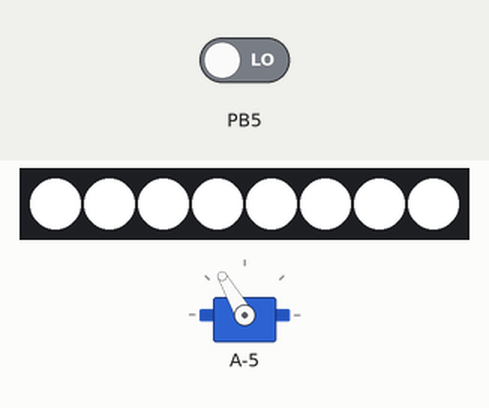
Recording of a sketch running on a simulated ATtiny85, built with avr-gcc and run on an emulated ATtiny85. Parts: 8 RGB LEDs in strip order, left to right, servo. The inputs (shaded band) are chosen by the test bench; at power-on: PB5 LOW. Dim RGB values are drawn brighter than linear; random numbers use the default seed unless the sketch sets one.

Above: at 1.1 s.
At 16.26 s:
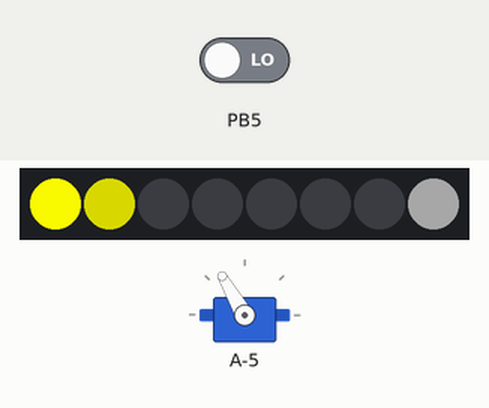
16.3 s: PB5 driven HIGH
At 16.56 s:
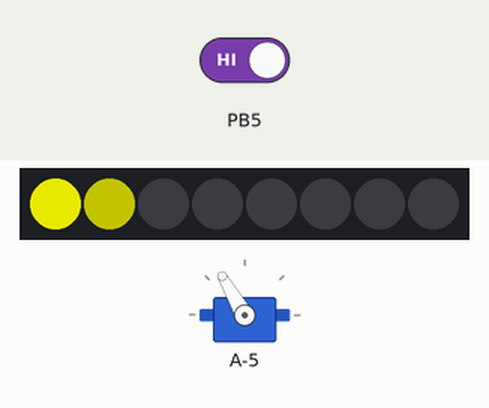
At 18.4 s:
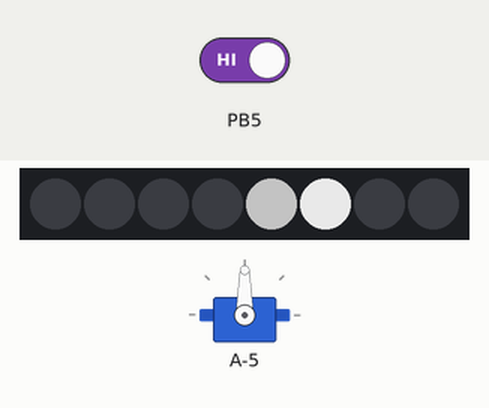
Timing chart, 0 to 27.3 s (numbered marks = the images above; inputs shaded):
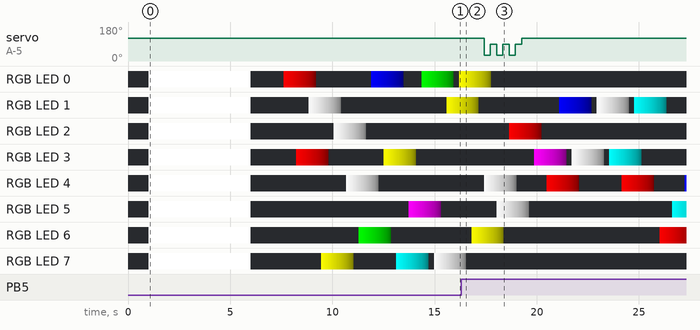

The sketch:

GreetingSanta.ino
```cpp
// (licence header left out)
#ifdef __AVR__
  #include <avr/power.h>
#endif


//==============================================================================
#include "randomLeds.h"
#define RANDOM_LEDS_PIN 2
#define RANDOM_LEDS_QTY 8
randomLeds leds = randomLeds(RANDOM_LEDS_PIN, RANDOM_LEDS_QTY);

//==============================================================================
#include "armMove.h"
#define SERVO 9
#define SENSOR  5
armMove armSystem = armMove(SENSOR, SERVO);


//==============================================================================
void setup()
{
  // This is for Trinket 5V 16MHz, you can remove these three lines if you are not using a Trinket
  #if defined (__AVR_ATtiny85__)
    if (F_CPU == 16000000) clock_prescale_set(clock_div_1);
  #endif
  // End of trinket special code

  // to get a "truly" random data, use the seed with a "strange changing value"
  // i.e. an unused (not conected) analog input (will read "noise")
  randomSeed(analogRead(0));

  leds.init();
  armSystem.init();

  // to have visual reference of whem the system is reset
  delay(1000);
  leds.allWhite();
  delay (5000);
  leds.allOff();
  delay(1000);
}

//==============================================================================
void loop()
{
  leds.step();
  armSystem.step();

  // this pause sets the rhythm of the leds
  // and the response of the arm, but for this will be less important
  delay(50);

}
```

armMove.cpp
```cpp
// (licence header left out)
#include <Arduino.h>

//==============================================================================
#include "armMove.h"


//==============================================================================
#define ANGLE_REST  120
#define ANGLE_UP    30
#define ANGLE_DOWN  90

// to reject noise reads
#define NUM_SAMPLES_EQUALS  3

//==============================================================================
armMove::armMove(int pinSensor, int pinServo):
pinSensor(pinSensor),
pinServo(pinServo)
{

}


//==============================================================================
void armMove::init(void)
{
  theServo.attach(pinServo);
  theServo.write(ANGLE_REST);
  pinMode(pinSensor, INPUT);
  samples = 0;
  counter = 0;
  state = state_WAIT;
}


//==============================================================================
void armMove::step(void)
{
  switch(state)
  {
    case state_REST:
      if(digitalRead(pinSensor))
      {
        samples++;
        if(samples >= NUM_SAMPLES_EQUALS)
        {
          state = state_MOVE_DETECTED;
        }
      }
      else
      {
        samples = 0;
      }
      break;

    case state_MOVE_DETECTED:
      theServo.attach(pinServo);
      counter = 0;
      times = 0;
      state = state_ARM_UP;
      break;

    case state_ARM_UP:
      theServo.write(ANGLE_UP);
      counter++;
      if(counter >= 6)
      {
        state = state_ARM_DOWN;
        counter = 0;
      }
      break;

    case state_ARM_DOWN:
      theServo.write(ANGLE_DOWN);
      counter++;
      if(counter >= 6)
      {
        times++;
        if(times >= 3)
        {
          state = state_WAIT;
          counter = 0;
        }
        else
        {
          state = state_ARM_UP;
          counter = 0;
        }
      }
      break;

    case state_WAIT:
      theServo.write(ANGLE_REST);
      counter++;
      if(counter == 3)
      {
        // sometimes the servo began to vibrate at rest (cheap model),
        // so once in its position I deactivate it.
        theServo.detach();
        pinMode(pinServo, OUTPUT);
        digitalWrite(pinServo, LOW);
      }

      // to have a deadband time and prevent it from constantly moving if there are people always in front
      if(counter >= 200)
      {
        state = state_REST;
        counter = 0;
      }
      break;
  }
}
```

armMove.h
```cpp
// (licence header left out)
#ifndef ARMMOVE_H
#define ARMMOVE_H

//==============================================================================
#include <Servo.h>


//==============================================================================
typedef enum
{
  state_REST,
  state_MOVE_DETECTED,
  state_ARM_UP,
  state_ARM_DOWN,
  state_WAIT
} type_state;


//==============================================================================
class armMove
{
  public:
    armMove(int pinSensor, int pinServo);

    void init(void);

    void step(void);

  protected:
    int pinSensor;
    int pinServo;
    Servo theServo;
    int samples;
    type_state state;
    uint8_t counter, times;
};


//==============================================================================
#endif
```

randomLeds.cpp
```cpp
// (licence header left out)
#include "randomLeds.h"


//==============================================================================
// Parameter 1 = number of pixels in strip
// Parameter 2 = Arduino pin number (most are valid)
// Parameter 3 = pixel type flags, add together as needed:
//   NEO_KHZ800  800 KHz bitstream (most NeoPixel products w/WS2812 LEDs)
//   NEO_KHZ400  400 KHz (classic 'v1' (not v2) FLORA pixels, WS2811 drivers)
//   NEO_GRB     Pixels are wired for GRB bitstream (most NeoPixel products)
//   NEO_RGB     Pixels are wired for RGB bitstream (v1 FLORA pixels, not v2)
//   NEO_RGBW    Pixels are wired for RGBW bitstream (NeoPixel RGBW products)
Adafruit_NeoPixel ledsStrip;

// IMPORTANT: To reduce NeoPixel burnout risk, add 1000 uF capacitor across
// pixel power leads, add 300 - 500 Ohm resistor on first pixel's data input
// and minimize distance between Arduino and first pixel.  Avoid connecting
// on a live circuit...if you must, connect GND first.


#define FADE_STEP 8

//==============================================================================
randomLeds::randomLeds(int pin, int numberOfLeds, int brightness,/* int maxOn,*/ neoPixelType type):
numberOfLeds(numberOfLeds), brightness(brightness), type(type)
{
  ledsStrip = Adafruit_NeoPixel(numberOfLeds, pin, type);
}

//==============================================================================
void randomLeds::init()
{
  ledsStrip.begin();
  ledsStrip.setBrightness(brightness);
  ledsStrip.show(); // Initialize all pixels to 'off'

  steps = 0;
  for(int i = 0; i < MAX_LEDS; i++)
  {
    ledsList[i].LedNumber = -1;
  }
}


//==============================================================================
void randomLeds::allWhite()
{
  for(int i = 0; i < ledsStrip.numPixels(); i++)
  {
    ledsStrip.setPixelColor(i, ledsStrip.Color(255, 255, 255));
  }
  ledsStrip.show();
}

//==============================================================================
void randomLeds::allOff()
{
  for(int i = 0; i < ledsStrip.numPixels(); i++)
  {
    ledsStrip.setPixelColor(i, ledsStrip.Color(0, 0, 0));
  }
  ledsStrip.show();
}

//==============================================================================
void randomLeds::allRandom(void)
{
  uint32_t Color = ledsStrip.Color(random(2)?255:0,random(2)?255:0, random(2)?255:0);
  for(int i = 0; i < ledsStrip.numPixels(); i++)
  {
    ledsStrip.setPixelColor(i, Color);
  }
  ledsStrip.show();
}

//==============================================================================
void randomLeds::step(void)
{
  bool LedUsed;
  int LedCalculated;

  for(int i = 0; i < MAX_LEDS; i++)
  {
    // the light of the leds will be fading to black slowly
    if(ledsList[i].LedNumber != -1)
    {
      if(ledsList[i].R >= FADE_STEP)
      {
        ledsList[i].R -= FADE_STEP;
      }
      else
      {
        ledsList[i].R = 0;
      }

      if(ledsList[i].G >= FADE_STEP)
      {
        ledsList[i].G -= FADE_STEP;
      }
      else
      {
        ledsList[i].G = 0;
      }

      if(ledsList[i].B >= FADE_STEP)
      {
        ledsList[i].B -= FADE_STEP;
      }
      else
      {
        ledsList[i].B = 0;
      }

      ledsStrip.setPixelColor(ledsList[i].LedNumber, ledsStrip.Color(ledsList[i].R,ledsList[i].G, ledsList[i].B));

      // the led is completly black, so we mark it as unused
      if((ledsList[i].R == 0) && (ledsList[i].G == 0) && (ledsList[i].B == 0))
      {
        ledsList[i].LedNumber = -1;
      }
    }
  }
  ledsStrip.show();

  // to get new lighted leds in lower rhythm
  steps++;
  if (steps >= STEPS)
  {
    steps = 0;

    for(int i = 0; i < MAX_LEDS; i++)
    {
      if(ledsList[i].LedNumber == -1)
      {
        do
        {
          LedCalculated = random(numberOfLeds);

          LedUsed = false;
          for(int j = 0; j < MAX_LEDS; j++)
          {
            if(ledsList[j].LedNumber == LedCalculated)
            {
              // to not light an already lighted led
              LedUsed = true;
              break;
            }
          }

        } while (LedUsed);

        ledsList[i].LedNumber = LedCalculated;
        ledsList[i].R = random(2)?250:0;
        ledsList[i].G = random(2)?250:0;
        ledsList[i].B = random(2)?250:0;
        break;
      }
    }
  }
}
```

randomLeds.h
```cpp
// (licence header left out)
#ifndef RANDOMLEDS_H
#define RANDOMLEDS_H

//==============================================================================
#include <Adafruit_NeoPixel.h>


//==============================================================================
#define MAX_LEDS  3
#define STEPS 12

typedef struct
{
  int LedNumber;
  uint8_t R, G, B;
} randomLedlsData;

//==============================================================================
class randomLeds
{
  public:
    randomLeds(int pin, int numberOfLeds, int brightness = 255, /* int maxOn = 4,*/ neoPixelType type = NEO_GRB + NEO_KHZ800);

    void init(void);

    void allWhite(void);

    void allOff(void);

    void allRandom(void);

    void step(void);

  protected:
    int numberOfLeds;
    Adafruit_NeoPixel ledsStrip;
    uint8_t brightness;
    neoPixelType type;
    uint8_t steps;
    randomLedlsData ledsList[MAX_LEDS];
};

//==============================================================================
#endif
```

Measured:
- after the input at 16.3 s, servo on A-5: 120° → 30° after 1.1 s, then repeats every 0.61 s: 90° 0.31 s, 30° 0.31 s, until it stays 120° from 19.3 s
- what the display in image 0 shows lasts 5.0 s, from 1.0 s to 6.0 s
